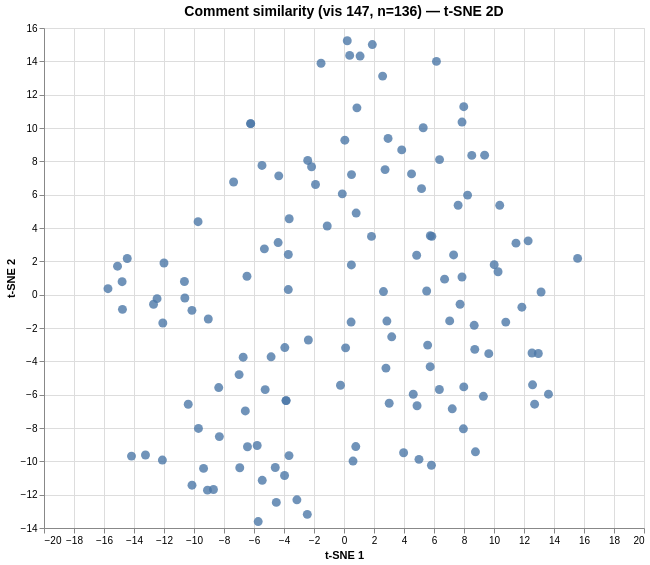

The specification (Vega-Lite) saved for this image:
### Vega specification from a JSON file in a GitHub repository (floating-point values rounded to 4 significant figures; data arrays with more than 128 entries replaced by an {"elided": "..."} marker saying what was removed)
{"$schema": "https://vega.github.io/schema/vega/v6.json", "data": [{"name": "param_1e9efca18e7a2868_store"}, {"name": "source_0", "values": {"elided": "136 records"}}, {"name": "source_0_x_domain_dim_1", "values": [{"min": -15.73, "max": 15.57}]}, {"name": "source_0_y_domain_dim_2", "values": [{"min": -13.61, "max": 15.24}]}], "signals": [{"name": "unit", "value": {}, "on": [{"events": "pointermove", "update": "isTuple(group()) ? group() : unit"}]}, {"name": "param_1e9efca18e7a2868", "update": "vlSelectionResolve(\"param_1e9efca18e7a2868_store\", \"union\")"}, {"name": "param_1e9efca18e7a2868_dim_1", "on": [{"events": [{"source": "view", "type": "dblclick"}], "update": "null"}, {"events": {"signal": "param_1e9efca18e7a2868_translate_delta"}, "update": "panLinear(param_1e9efca18e7a2868_translate_anchor.extent_x, -param_1e9efca18e7a2868_translate_delta.x / width)"}, {"events": {"signal": "param_1e9efca18e7a2868_zoom_delta"}, "update": "zoomLinear(domain(\"x\"), param_1e9efca18e7a2868_zoom_anchor.x, param_1e9efca18e7a2868_zoom_delta)"}]}, {"name": "param_1e9efca18e7a2868_dim_2", "on": [{"events": [{"source": "view", "type": "dblclick"}], "update": "null"}, {"events": {"signal": "param_1e9efca18e7a2868_translate_delta"}, "update": "panLinear(param_1e9efca18e7a2868_translate_anchor.extent_y, param_1e9efca18e7a2868_translate_delta.y / height)"}, {"events": {"signal": "param_1e9efca18e7a2868_zoom_delta"}, "update": "zoomLinear(domain(\"y\"), param_1e9efca18e7a2868_zoom_anchor.y, param_1e9efca18e7a2868_zoom_delta)"}]}, {"name": "param_1e9efca18e7a2868_tuple", "on": [{"events": [{"signal": "param_1e9efca18e7a2868_dim_1 || param_1e9efca18e7a2868_dim_2"}], "update": "param_1e9efca18e7a2868_dim_1 && param_1e9efca18e7a2868_dim_2 ? {unit: \"\", fields: param_1e9efca18e7a2868_tuple_fields, values: [param_1e9efca18e7a2868_dim_1,param_1e9efca18e7a2868_dim_2]} : null"}]}, {"name": "param_1e9efca18e7a2868_tuple_fields", "value": [{"field": "dim_1", "channel": "x", "type": "R"}, {"field": "dim_2", "channel": "y", "type": "R"}]}, {"name": "param_1e9efca18e7a2868_translate_anchor", "value": {}, "on": [{"events": [{"source": "scope", "type": "pointerdown"}], "update": "{x: x(unit), y: y(unit), extent_x: domain(\"x\"), extent_y: domain(\"y\")}"}]}, {"name": "param_1e9efca18e7a2868_translate_delta", "value": {}, "on": [{"events": [{"source": "window", "between": [{"source": "scope", "type": "pointerdown"}, {"source": "window", "type": "pointerup"}], "type": "pointermove", "consume": true}], "update": "{x: param_1e9efca18e7a2868_translate_anchor.x - x(unit), y: param_1e9efca18e7a2868_translate_anchor.y - y(unit)}"}]}, {"name": "param_1e9efca18e7a2868_zoom_anchor", "on": [{"events": [{"source": "scope", "consume": true, "type": "wheel"}], "update": "{x: invert(\"x\", x(unit)), y: invert(\"y\", y(unit))}"}]}, {"name": "param_1e9efca18e7a2868_zoom_delta", "on": [{"events": [{"source": "scope", "consume": true, "type": "wheel"}], "update": "pow(1.001, event.deltaY * pow(16, event.deltaMode))", "force": true}]}, {"name": "param_1e9efca18e7a2868_modify", "on": [{"events": {"signal": "param_1e9efca18e7a2868_tuple"}, "update": "modify(\"param_1e9efca18e7a2868_store\", param_1e9efca18e7a2868_tuple, true)"}]}], "marks": [{"type": "symbol", "name": "marks", "from": {"data": "source_0"}, "encode": {"update": {"fill": {"value": "#4c78a8"}, "y": {"field": "dim_2", "scale": "y"}, "opacity": {"value": 0.8}, "x": {"field": "dim_1", "scale": "x"}, "shape": {"value": "circle"}, "tooltip": {"signal": "{\"Comment #\": format(datum[\"index\"], \"\"), \"Comment\": isValid(datum[\"comment\"]) ? datum[\"comment\"] : \"\"+datum[\"comment\"]}"}, "size": {"value": 80}}}, "interactive": true, "clip": true, "style": ["circle"]}], "scales": [{"name": "x", "type": "linear", "domain": [{"signal": "(data(\"source_0_x_domain_dim_1\")[0] || {}).min"}, {"signal": "(data(\"source_0_x_domain_dim_1\")[0] || {}).max"}], "range": [0, {"signal": "width"}], "nice": true, "zero": true, "domainRaw": {"signal": "param_1e9efca18e7a2868[\"dim_1\"]"}}, {"name": "y", "type": "linear", "domain": [{"signal": "(data(\"source_0_y_domain_dim_2\")[0] || {}).min"}, {"signal": "(data(\"source_0_y_domain_dim_2\")[0] || {}).max"}], "range": [{"signal": "height"}, 0], "nice": true, "domainRaw": {"signal": "param_1e9efca18e7a2868[\"dim_2\"]"}, "zero": true}], "axes": [{"scale": "x", "domain": false, "maxExtent": 0, "grid": true, "labels": false, "orient": "bottom", "tickCount": {"signal": "ceil(width/40)"}, "minExtent": 0, "aria": false, "ticks": false, "gridScale": "y", "zindex": 0}, {"scale": "y", "zindex": 0, "ticks": false, "labels": false, "orient": "left", "gridScale": "x", "domain": false, "tickCount": {"signal": "ceil(height/40)"}, "aria": false, "grid": true, "maxExtent": 0, "minExtent": 0}, {"scale": "x", "title": "t-SNE 1", "orient": "bottom", "grid": false, "labelFlush": true, "labelOverlap": true, "tickCount": {"signal": "ceil(width/40)"}, "zindex": 0}, {"scale": "y", "zindex": 0, "title": "t-SNE 2", "grid": false, "orient": "left", "tickCount": {"signal": "ceil(height/40)"}, "labelOverlap": true}], "title": {"text": "Comment similarity (vis 147, n=136) — t-SNE 2D", "frame": "group", "fontSize": 14}, "height": 500, "style": "cell", "background": "white", "padding": 5, "width": 600}
